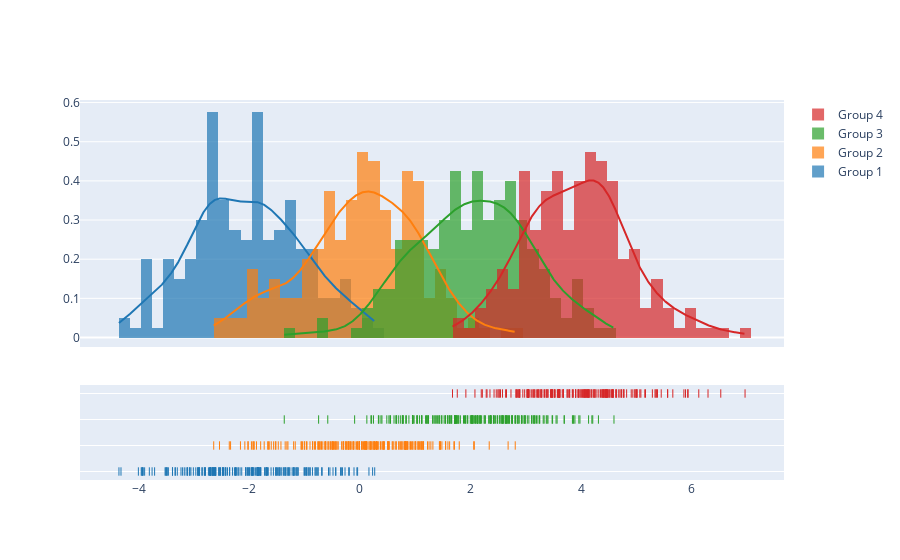

Notebook code cell kept with this figure:
### Code cell
import plotly.figure_factory as ff

# Add histogram data
x1 = np.random.randn(200) - 2
x2 = np.random.randn(200)
x3 = np.random.randn(200) + 2
x4 = np.random.randn(200) + 4

# Group data together
hist_data = [x1, x2, x3, x4]

group_labels = ['Group 1', 'Group 2', 'Group 3', 'Group 4']

# Create distplot with custom bin_size
fig = ff.create_distplot(hist_data, group_labels, bin_size=.2)
fig.show()

### Figure 1 — Plotly figure (JSON) as saved in the notebook; plotly's stock layout.template omitted (floating-point values rounded to 4 significant figures; data arrays with more than 128 entries replaced by an {"elided": "..."} marker saying what was removed)
{"data": [{"autobinx": false, "histnorm": "probability density", "legendgroup": "Group 1", "marker": {"color": "rgb(31, 119, 180)"}, "name": "Group 1", "opacity": 0.7, "type": "histogram", "x": {"elided": "200 float values"}, "xaxis": "x", "xbins": {"end": 0.267, "size": 0.2, "start": -4.36}, "yaxis": "y"}, {"autobinx": false, "histnorm": "probability density", "legendgroup": "Group 2", "marker": {"color": "rgb(255, 127, 14)"}, "name": "Group 2", "opacity": 0.7, "type": "histogram", "x": {"elided": "200 float values"}, "xaxis": "x", "xbins": {"end": 2.81, "size": 0.2, "start": -2.646}, "yaxis": "y"}, {"autobinx": false, "histnorm": "probability density", "legendgroup": "Group 3", "marker": {"color": "rgb(44, 160, 44)"}, "name": "Group 3", "opacity": 0.7, "type": "histogram", "x": {"elided": "200 float values"}, "xaxis": "x", "xbins": {"end": 4.596, "size": 0.2, "start": -1.369}, "yaxis": "y"}, {"autobinx": false, "histnorm": "probability density", "legendgroup": "Group 4", "marker": {"color": "rgb(214, 39, 40)"}, "name": "Group 4", "opacity": 0.7, "type": "histogram", "x": {"elided": "200 float values"}, "xaxis": "x", "xbins": {"end": 6.967, "size": 0.2, "start": 1.675}, "yaxis": "y"}, {"legendgroup": "Group 1", "marker": {"color": "rgb(31, 119, 180)"}, "mode": "lines", "name": "Group 1", "showlegend": false, "type": "scatter", "x": {"elided": "500 float values"}, "xaxis": "x", "y": {"elided": "500 float values"}, "yaxis": "y"}, {"legendgroup": "Group 2", "marker": {"color": "rgb(255, 127, 14)"}, "mode": "lines", "name": "Group 2", "showlegend": false, "type": "scatter", "x": {"elided": "500 float values"}, "xaxis": "x", "y": {"elided": "500 float values"}, "yaxis": "y"}, {"legendgroup": "Group 3", "marker": {"color": "rgb(44, 160, 44)"}, "mode": "lines", "name": "Group 3", "showlegend": false, "type": "scatter", "x": {"elided": "500 float values"}, "xaxis": "x", "y": {"elided": "500 float values"}, "yaxis": "y"}, {"legendgroup": "Group 4", "marker": {"color": "rgb(214, 39, 40)"}, "mode": "lines", "name": "Group 4", "showlegend": false, "type": "scatter", "x": {"elided": "500 float values"}, "xaxis": "x", "y": {"elided": "500 float values"}, "yaxis": "y"}, {"legendgroup": "Group 1", "marker": {"color": "rgb(31, 119, 180)", "symbol": "line-ns-open"}, "mode": "markers", "name": "Group 1", "showlegend": false, "type": "scatter", "x": {"elided": "200 float values"}, "xaxis": "x", "y": {"elided": "200 str values"}, "yaxis": "y2"}, {"legendgroup": "Group 2", "marker": {"color": "rgb(255, 127, 14)", "symbol": "line-ns-open"}, "mode": "markers", "name": "Group 2", "showlegend": false, "type": "scatter", "x": {"elided": "200 float values"}, "xaxis": "x", "y": {"elided": "200 str values"}, "yaxis": "y2"}, {"legendgroup": "Group 3", "marker": {"color": "rgb(44, 160, 44)", "symbol": "line-ns-open"}, "mode": "markers", "name": "Group 3", "showlegend": false, "type": "scatter", "x": {"elided": "200 float values"}, "xaxis": "x", "y": {"elided": "200 str values"}, "yaxis": "y2"}, {"legendgroup": "Group 4", "marker": {"color": "rgb(214, 39, 40)", "symbol": "line-ns-open"}, "mode": "markers", "name": "Group 4", "showlegend": false, "type": "scatter", "x": {"elided": "200 float values"}, "xaxis": "x", "y": {"elided": "200 str values"}, "yaxis": "y2"}], "layout": {"barmode": "overlay", "hovermode": "closest", "legend": {"traceorder": "reversed"}, "xaxis": {"anchor": "y2", "domain": [0.0, 1.0], "zeroline": false}, "yaxis": {"anchor": "free", "domain": [0.35, 1], "position": 0.0}, "yaxis2": {"anchor": "x", "domain": [0, 0.25], "dtick": 1, "showticklabels": false}}}
